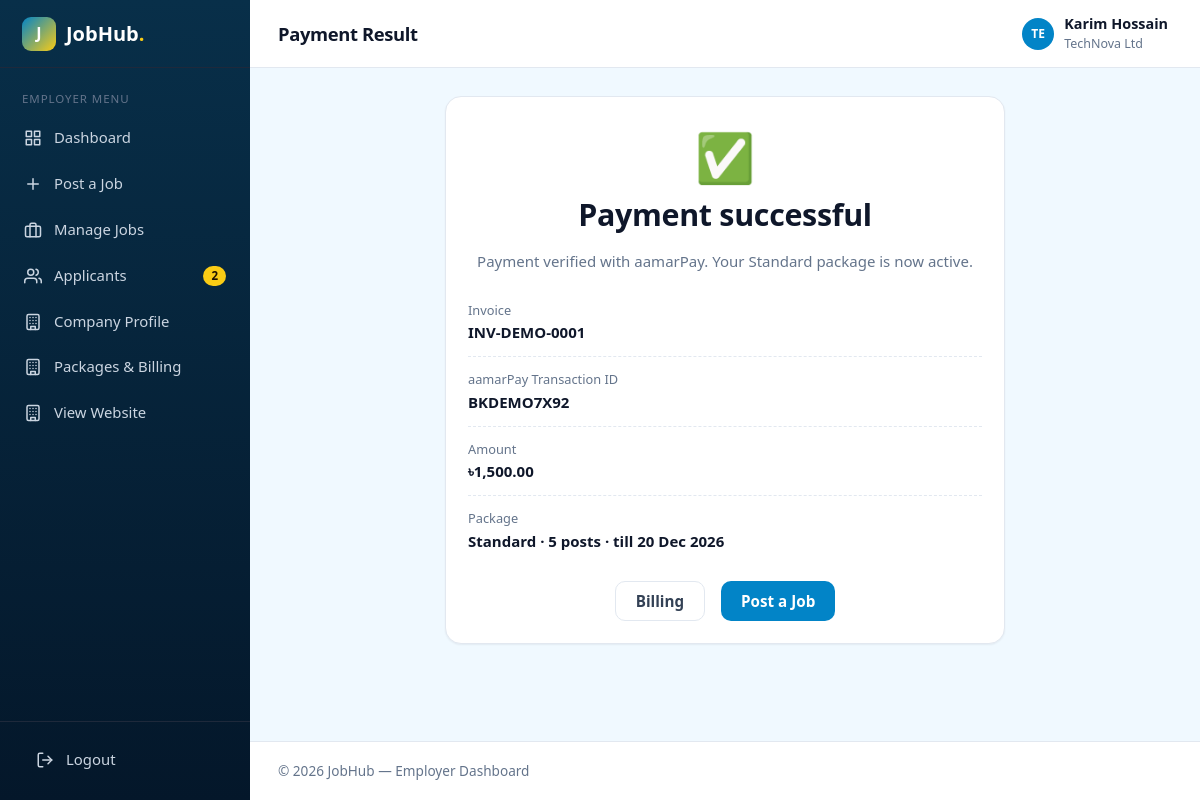
Page /employer/payment-result.php?inv=INV-DEMO-0001 (signed in) on the committed database.
### tables this page shows
CREATE TABLE `companies` (
  `id` int UNSIGNED NOT NULL,
  `user_id` int UNSIGNED NOT NULL,
  `city_id` int UNSIGNED DEFAULT NULL,
  `name` varchar(150) NOT NULL,
  `logo` varchar(255) DEFAULT NULL,
  `website` varchar(255) DEFAULT NULL,
  `address` text,
  `description` text
);

CREATE TABLE `payment_transactions` (
  `id` int UNSIGNED NOT NULL,
  `transaction_no` varchar(30) NOT NULL,
  `user_id` int UNSIGNED NOT NULL,
  `subscription_id` int UNSIGNED NOT NULL,
  `payment_method_id` int UNSIGNED NOT NULL,
  `total_amount` decimal(10,2) NOT NULL,
  `tx_id` varchar(50) DEFAULT NULL,
  `status` enum('pending','completed','failed') NOT NULL DEFAULT 'pending',
  `verified_by` int UNSIGNED DEFAULT NULL
);

CREATE TABLE `packages` (
  `id` int UNSIGNED NOT NULL,
  `name` varchar(50) NOT NULL,
  `price` decimal(10,2) NOT NULL DEFAULT '0.00',
  `duration_days` smallint UNSIGNED NOT NULL,
  `job_post_limit` smallint UNSIGNED NOT NULL,
  `description` text
);

CREATE TABLE `subscriptions` (
  `id` int UNSIGNED NOT NULL,
  `user_id` int UNSIGNED NOT NULL,
  `package_id` int UNSIGNED NOT NULL,
  `posts_left` smallint UNSIGNED NOT NULL DEFAULT '0',
  `start_date` date DEFAULT NULL,
  `end_date` date DEFAULT NULL,
  `status` enum('pending','active','expired') NOT NULL DEFAULT 'pending'
);

### employer/include/check.php (called while the page is built, shortened)
<?php
include('../dbconfig.php');
$userId = (int)$_SESSION['user_id'];
$company = $conn->query("SELECT companies.*, cities.name AS city_name FROM companies
                         LEFT JOIN cities ON cities.id = companies.city_id
                         WHERE companies.user_id = $userId")->fetch_assoc();
$companyId = (int)$company['id'];
$sub = $conn->query("SELECT subscriptions.*, packages.name AS package_name FROM subscriptions
                     JOIN packages ON packages.id = subscriptions.package_id
                     WHERE subscriptions.user_id = $userId AND subscriptions.status = 'active'
                       AND subscriptions.end_date >= CURDATE()
                     ORDER BY subscriptions.id DESC LIMIT 1")->fetch_assoc();

### employer/payment-result.php (the view, shortened to what this page needs)
<?php
include('include/check.php');
$pageTitle = 'Payment Result';
$invoice = isset($_GET['inv']) ? $conn->real_escape_string($_GET['inv']) : '';
$trx = $conn->query("SELECT payment_transactions.*, packages.name AS package_name, payment_methods.name AS method_name
                     FROM payment_transactions
                     JOIN subscriptions ON subscriptions.id = payment_transactions.subscription_id
                     JOIN packages ON packages.id = subscriptions.package_id
                     JOIN payment_methods ON payment_methods.id = payment_transactions.payment_method_id
                     WHERE payment_transactions.transaction_no = '$invoice' AND payment_transactions.user_id = $userId")->fetch_assoc();
$ok = $trx && $trx['status'] == 'completed';
?>
<!DOCTYPE html>
<html lang="en">
<head>
  <link rel="stylesheet" href="../assets/css/style.css?v=2">
</head>
<body class="dash-body">
<?php include('include/menu.php'); ?>
<main class="dash-content">
  <div class="card" style="max-width:560px;margin:0 auto">
    <div class="card-body" style="text-align:center">
      <?php if (!$trx) { ?>
        <div style="font-size:3rem">⚠️</div>
        <h2>Payment not found</h2>
        <p class="muted">This invoice does not belong to your account.</p>
      <?php } else if ($ok) { ?>
        <div style="font-size:3rem">✅</div>
        <h2>Payment successful</h2>
        <p class="muted">Payment verified with aamarPay. Your <?php echo $trx['package_name']; ?> package is now active.</p>
        <ul class="overview-list" style="text-align:left">
          <li><div><small>Invoice</small><strong><?php echo $trx['transaction_no']; ?></strong></div></li>
          <li><div><small>aamarPay Transaction ID</small><strong><?php echo $trx['tx_id']; ?></strong></div></li>
          <li><div><small>Amount</small><strong>৳<?php echo number_format($trx['total_amount'], 2); ?></strong></div></li>
          <?php if ($sub) { ?><li><div><small>Package</small><strong><?php echo $sub['package_name']; ?> · <?php echo $sub['posts_left']; ?> posts · till <?php echo date('d M Y', strtotime($sub['end_date'])); ?></strong></div></li><?php } ?>
        </ul>
      <?php } else if ($trx['status'] == 'failed') { ?>
        <div style="font-size:3rem">❌</div>
        <h2>Payment failed or cancelled</h2>
        <p class="muted">No package was activated. You can try again any time.</p>
      <?php } ?>
      <div class="flex gap-2 mt-2" style="justify-content:center">
        <a class="btn btn-light" href="subscription.php">Billing</a>
        <?php if ($ok) { ?><a class="btn btn-primary" href="post-job.php">Post a Job</a><?php } ?>
      </div>
    </div>
  </div>
</main>
<?php include('include/footer.php'); ?>

### employer/include/menu.php (shortened to what this page needs)
<?php
$page = basename($_SERVER['PHP_SELF']);
$newApps = $conn->query("SELECT COUNT(*) AS c FROM job_applications
                          JOIN jobs ON jobs.id = job_applications.job_id
                          WHERE jobs.company_id = $companyId AND job_applications.status = 'applied'")->fetch_assoc()['c'];
?>
<aside class="sidebar">
  <a href="../index.php" class="logo"><span class="logo-mark">J</span>JobHub<span class="dot">.</span></a>
  <div class="sidebar-label">Employer menu</div>
  <ul class="sidebar-menu">
    <li><a href="dashboard.php" class="<?php if ($page == 'dashboard.php') echo 'active'; ?>"><svg class="ic" viewBox="0 0 24 24" aria-hidden="true"><rect x="3" y="3" width="7" height="7"/><rect x="14" y="3" width="7" height="7"/><rect x="14" y="14" width="7" height="7"/><rect x="3" y="14" width="7" height="7"/></svg>Dashboard</a></li>
    <li><a href="post-job.php" class="<?php if ($page == 'post-job.php') echo 'active'; ?>"><svg class="ic" viewBox="0 0 24 24" aria-hidden="true"><line x1="12" y1="5" x2="12" y2="19"/><line x1="5" y1="12" x2="19" y2="12"/></svg>Post a Job</a></li>
    <li><a href="manage-jobs.php" class="<?php if ($page == 'manage-jobs.php') echo 'active'; ?>"><svg class="ic" viewBox="0 0 24 24" aria-hidden="true"><rect x="2" y="7" width="20" height="14" rx="2"/><path d="M16 21V5a2 2 0 0 0-2-2h-4a2 2 0 0 0-2 2v16"/></svg>Manage Jobs</a></li>
    <li><a href="applicants.php" class="<?php if ($page == 'applicants.php' || $page == 'email.php') echo 'active'; ?>"><svg class="ic" viewBox="0 0 24 24" aria-hidden="true"><path d="M17 21v-2a4 4 0 0 0-4-4H5a4 4 0 0 0-4 4v2"/><circle cx="9" cy="7" r="4"/><path d="M23 21v-2a4 4 0 0 0-3-3.87"/><path d="M16 3.13a4 4 0 0 1 0 7.75"/></svg>Applicants<?php if ($newApps > 0) { ?><span class="count"><?php echo $newApps; ?></span><?php } ?></a></li>
    <li><a href="company-profile.php" class="<?php if ($page == 'company-profile.php') echo 'active'; ?>"><svg class="ic" viewBox="0 0 24 24" aria-hidden="true"><rect x="4" y="2" width="16" height="20" rx="2"/><path d="M9 22v-4h6v4M8 6h.01M16 6h.01M12 6h.01M12 10h.01M12 14h.01M16 10h.01M16 14h.01M8 10h.01M8 14h.01"/></svg>Company Profile</a></li>
    <li><a href="subscription.php" class="<?php if ($page == 'subscription.php' || $page == 'checkout.php' || $page == 'payment-success.php' || $page == 'payment-fail.php') echo 'active'; ?>"><svg class="ic" viewBox="0 0 24 24" aria-hidden="true"><rect x="4" y="2" width="16" height="20" rx="2"/><path d="M9 22v-4h6v4M8 6h.01M16 6h.01M12 6h.01M12 10h.01M12 14h.01M16 10h.01M16 14h.01M8 10h.01M8 14h.01"/></svg>Packages &amp; Billing</a></li>
    <li><a href="../index.php"><svg class="ic" viewBox="0 0 24 24" aria-hidden="true"><rect x="4" y="2" width="16" height="20" rx="2"/><path d="M9 22v-4h6v4M8 6h.01M16 6h.01M12 6h.01M12 10h.01M12 14h.01M16 10h.01M16 14h.01M8 10h.01M8 14h.01"/></svg>View Website</a></li>
  </ul>
  <div class="sidebar-foot">
    <ul class="sidebar-menu">
      <li><a href="../logout.php"><svg class="ic" viewBox="0 0 24 24" aria-hidden="true"><path d="M9 21H5a2 2 0 0 1-2-2V5a2 2 0 0 1 2-2h4"/><polyline points="16 17 21 12 16 7"/><line x1="21" y1="12" x2="9" y2="12"/></svg>Logout</a></li>
    </ul>
  </div>
</aside>
<div class="dash-main">
  <header class="topbar">
    <h1 class="topbar-title"><?php echo $pageTitle; ?></h1>
    <div class="dropdown" style="margin-left:auto">
      <button class="dropdown-toggle">
        <span class="avatar sm"><?php echo strtoupper(substr($company['name'], 0, 2)); ?></span>
        <span class="user-meta"><strong><?php echo $_SESSION['name']; ?></strong><small><?php echo $company['name']; ?></small></span>
      </button>
    </div>
  </header>

### rows in the picture
companies: name "TE", name "TechNova Ltd"
payment_transactions: packages.name "Standard", transaction_no "INV-DEMO-0001", tx "BKDEMO7X92", total_amount "1,500.00"
subscriptions: package.name "Standard", posts_left "5", end_date "20 Dec 2026"

### other values in the picture
$newApps "2"
$pageTitle "Payment Result"
$_SESSION['name'] "Karim Hossain"
